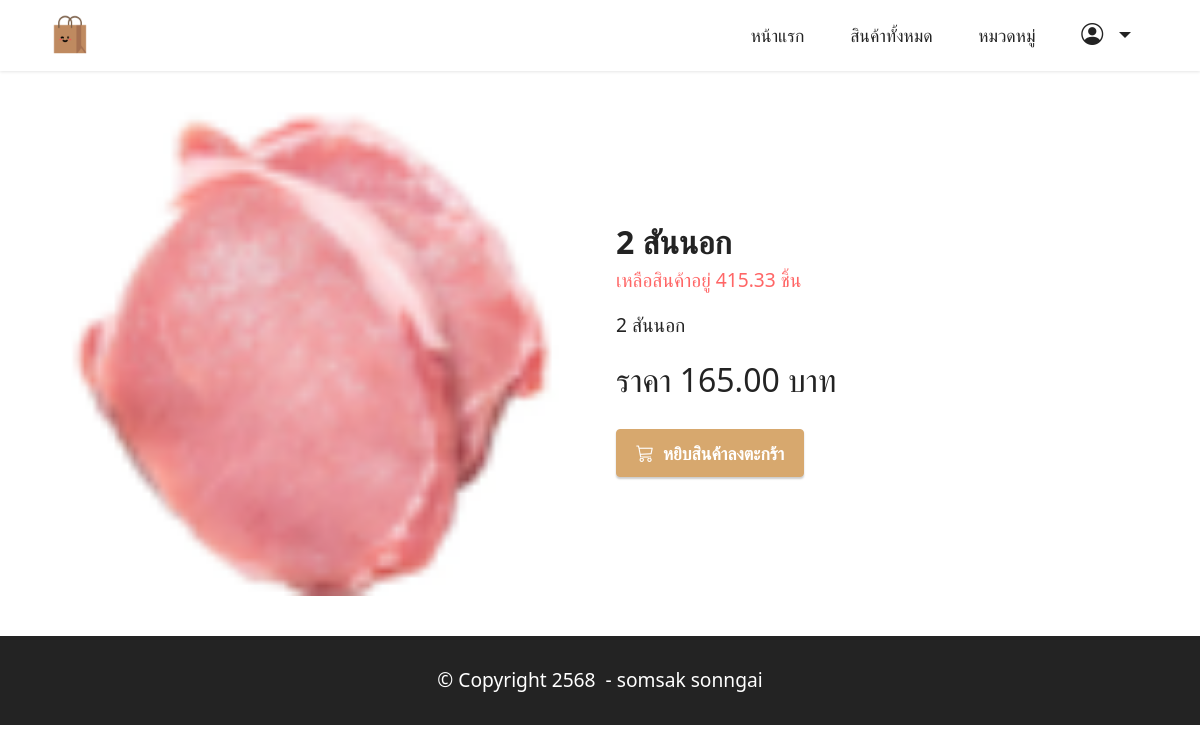
/blog/product/3/, run on the app's committed database.
### productapp/models.py (models this page shows, shortened)
class Product1(models.Model):
    category = models.ForeignKey('Category',on_delete=models.CASCADE,null=True,verbose_name="หมวดหมู่สินค้า")
    name = models.CharField("ชื่อสินค้า", max_length=100)
    description = models.TextField("รายละเอียดสินค้า", max_length=500)
    price = models.DecimalField("ราคาขาย", max_digits=10, decimal_places=2)
    stock = models.DecimalField("จำนวนในสต๊อก", max_digits=10, decimal_places=2)
    is_trending = models.BooleanField("สินค้าแนะนำ", default=False)
    image = models.ImageField("รูปสินค้า", upload_to="product")
    profitprice = models.DecimalField("ราคากำไร", max_digits=10, decimal_places=2)
    created_at = models.DateTimeField("วันที่เพิ่มสินค้า", auto_now_add=True)
    updated_at = models.DateTimeField("วันที่แก้ไขล่าสุด", auto_now=True)
    barcode = models.CharField("บาร์โค้ด", max_length=13, unique=True)
    class Meta:
        verbose_name = "Product"
        verbose_name_plural = "รายการสินค้า"

### productapp/views.py (the view)
# urls.py: path('product/<int:id>/', views.productDetail, name='productDetail'), #การเรียกใช้ blog ตามด้วย id
def productDetail(request,id):
    product=Product1.objects.get(pk=id)
    return render (request,"detail.html",{"product":product}) #มันก็คือ Product1 นั้นแหละที่เรียกใช้ที่เก็บไว้ในตัวแปร product ถ้าต้องการที่จะทำการเรียกใช้ก็เรียกใช้ product

### productapp/templates/detail.html (shortened to what this page needs)
{% extends "layout.html"%}
{% load humanize %}
{% block content%}
<div class="container my-3">
    <div class="card-wrapper">
        <div class="row align-items-center mt-4">
            <div class="col-12 col-lg-6">
                <div class="image-wrapper">
                    <img src="{{product.image.url}}">
                </div>
            </div>
            <div class="col-12 col-lg-6 my-4">
                <div class="text-box">
                    <h5 class="mbr-title mbr-fonts-style display-5">
                        <strong>{{product.name}}</strong>
                        <p class="display-7 text-secondary">เหลือสินค้าอยู่ {{product.stock}} ชิ้น</p>
                    </h5>
                    <p class="mbr-text mbr-fonts-style display-7">{{product.description}}</p>
                    <div class="cost">
                        <span class="currentcost mbr-fonts-style pr-2 display-5">ราคา {{product.price}} บาท</span>
                    </div>
                    <div class="mbr-section-btn pt-3">
                        {%if product.stock <= 0 %}
                             <h2 class="text-secondary " t>สินค้าหมด</h2>
                        {% else %}
                            <a href="{% url 'addCart' product.id %}" class="btn btn-primary display-4">
                                 <i class="bi bi-cart3"></i></i>&nbsp;
                                    หยิบสินค้าลงตะกร้า
                             </a>
                         {% endif %}
                    </div>
                </div>
            </div>
        </div>
    </div>
    <br>
</div>
{% endblock %}

### productapp/static/assets/theme/css/style.css (style rules this page uses)
body { font-style: normal; line-height: 1.5; font-weight: 400; color: #232323; position: relative; }
section, .container, .container-fluid { position: relative; word-wrap: break-word; }
a { font-style: normal; font-weight: 400; cursor: pointer; }
a, a:hover { text-decoration: none; }
.mbr-text { font-style: normal; line-height: 1.7; }
h1, h2, h3, h4, h5, h6, .display-1, .display-2, .display-4, .display-5, .display-7, span, p, a { line-height: 1; word-break: break-word; word-wrap: break-word; font-weight: 400; }
b, strong { font-weight: bold; }
img, iframe { display: block; width: 100%; }
.mbr-section-btn { margin-left: -0.6rem; margin-right: -0.6rem; font-size: 0; }
.btn { font-weight: 600; border-width: 1px; font-style: normal; margin: 0.6rem 0.6rem; white-space: normal; transition: all 0.2s ease-in-out; display: inline-flex; align-items: center; justify-content: center; word-break: break-word; }
.row { display: -webkit-flex; -webkit-flex-wrap: wrap; }
.card-wrapper { -webkit-flex: 1; }
html, body { height: auto; min-height: 100vh; }
.mt-4 { margin-top: 2rem !important; }
@media (min-width: 992px) { .container { padding-left: 16px; padding-right: 16px; } }
@media (min-width: 992px) { .row { margin-left: -16px; margin-right: -16px; } }
@media (min-width: 992px) { .row > [class*=col] { padding-left: 16px; padding-right: 16px; } }
.card-wrapper, .item-wrapper { overflow: hidden; }

### productapp/static/assets/custom/css/custom-style.css (style rules this page uses)
.display-4 { font-size: 1.1rem; line-height: 1.5; }
.display-5 { font-size: 2rem; line-height: 1.5; }
.display-7 { font-size: 1.2rem; line-height: 1.5; }
.btn { padding: 0.6rem 1.2rem; border-radius: 4px; }
.btn-primary, .btn-primary:active { background-color: #d7a86e !important; border-color: #d7a86e !important; color: #ffffff !important; box-shadow: 0 2px 2px 0 rgba(0, 0, 0, 0.2); }
.text-secondary { color: #ff6666 !important; }
a, a:hover { color: #d7a86e; }
body { overflow-x: hidden; }
a { transition: color 0.6s; }

### data on the page
Product1: image (picture), name "2 สันนอก", stock "415.33", description "2 สันนอก", price "165.00"
